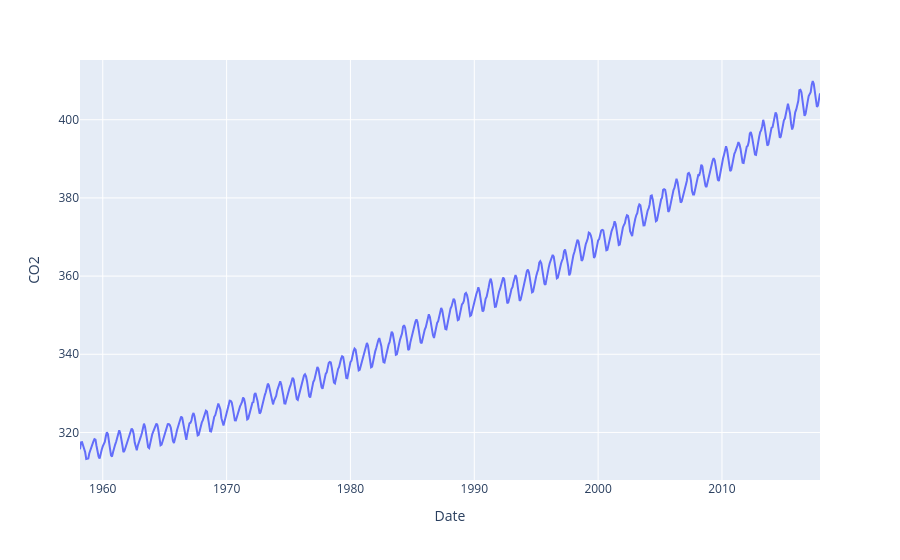

Notebook code cell kept with this figure:
### Markdown cell above
### データの概観

### Code cell
# グラフの表示のために，plotly.express ライブラリをインポートする
import plotly.express as px

# co2 の内容をグラフで表示
plot = px.line(co2, x="Date", y="CO2")
display(plot)

### Figure 1 — Plotly figure (JSON) as saved in the notebook; plotly's stock layout.template omitted (floating-point values rounded to 4 significant figures; data arrays with more than 128 entries replaced by an {"elided": "..."} marker saying what was removed)
{"data": [{"hovertemplate": "Date=%{x}<br>CO2=%{y}<extra></extra>", "legendgroup": "", "line": {"color": "#636efa", "dash": "solid"}, "marker": {"symbol": "circle"}, "mode": "lines", "name": "", "orientation": "v", "showlegend": false, "type": "scatter", "x": {"elided": "713 str values"}, "xaxis": "x", "y": {"elided": "713 float values"}, "yaxis": "y"}], "layout": {"legend": {"tracegroupgap": 0}, "margin": {"t": 60}, "xaxis": {"anchor": "y", "domain": [0, 1], "title": {"text": "Date"}}, "yaxis": {"anchor": "x", "domain": [0, 1], "title": {"text": "CO2"}}}}
